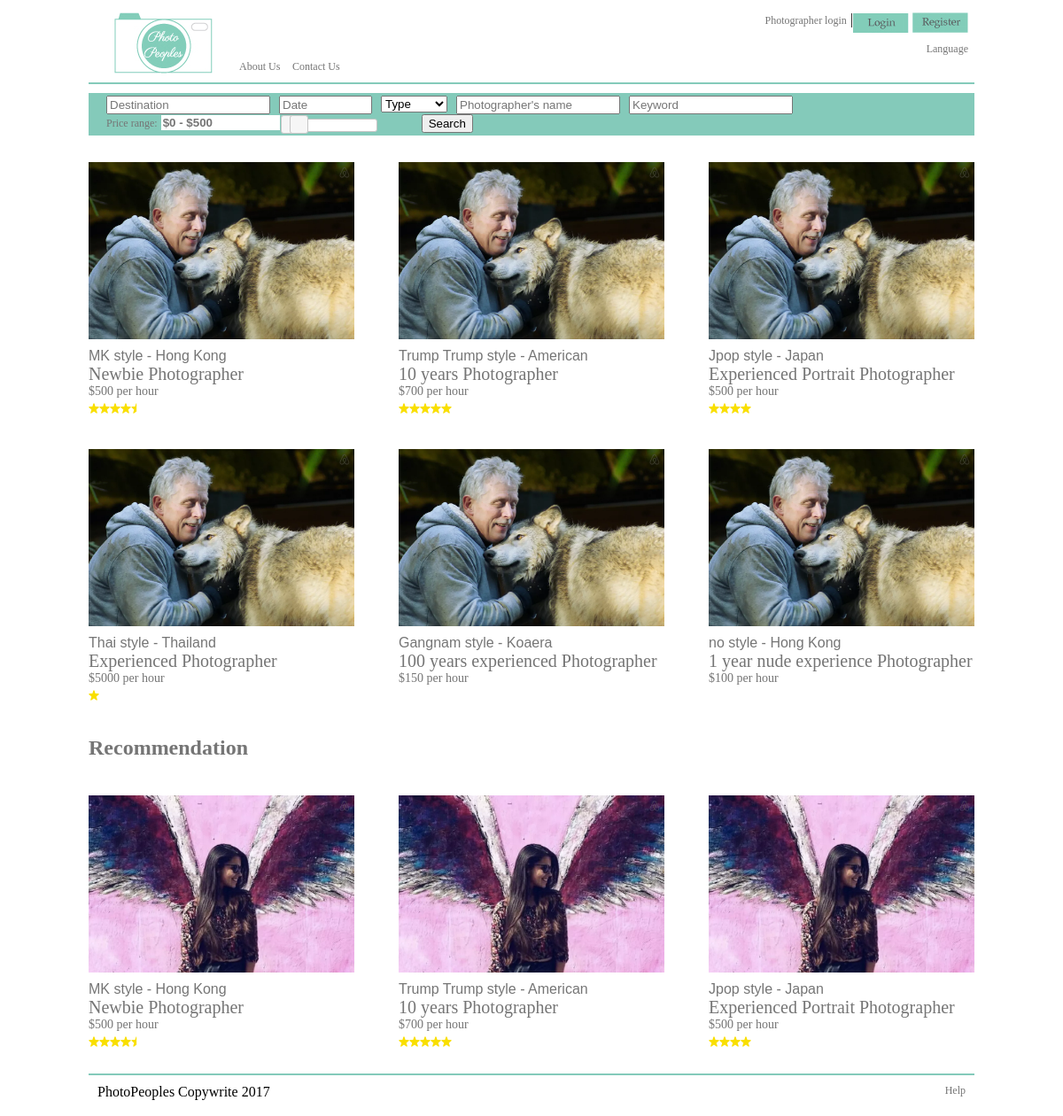
The page /v2/search.php on the database its author committed.
### tables this page shows
CREATE TABLE "photographer" (
  "pho_id" integer PRIMARY KEY,
  "name" text,
  "profile_pic" text,
  "gender" varchar(1),
  "language" varchar(50),
  "location" varchar(50),
  "aboutme" text,
  "category" varchar(50),
  "nationalty" varchar(50),
  "experience" varchar(50),
  "style" varchar(50),
  "contact_email" varchar(50),
  "contact_number" varcgar(50),
  "min_booking" varchar(50),
  "reg_date" datetime,
  "last_mod_date" datetime,
  "password" varchar(50)
);

CREATE TABLE price (
	price_id INTEGER PRIMARY KEY,
	pho_id INTEGER,
	price_type INTEGER,
	price INTEGER
);

### v2/search.php (the view, shortened to what this page needs)
<html>
<head>
<?php include 'price-range-js.php' ?>
	<link rel="stylesheet" href="css/style.css?v=<?php echo time(); ?>">
</head>
<body>
	<div id="container">
		<div id="mainContainer">
			<div id="header">
			<?php include 'header.php' ?>
			</div>
			<div id="searchBarContainer">
				<?php include 'searchbar.php' ?>
			</div>
			<div id="mainContent">
<?php
$db = new PDO('sqlite:db/photopeoples.sqlite');
$db->setAttribute(PDO::ATTR_ERRMODE, PDO::ERRMODE_EXCEPTION);
$query = "select pho_id, name, nationalty, experience, style from PHOTOGRAPHER ";
$stmt = $db->prepare($query);
$stmt->execute();
$result = $stmt->fetchAll();
$count =0;
foreach($result as $row) {
  $count++;
  $query2 = "select AVG(rating), COUNT(rating) from review where pho_id= ".$row['pho_id'];
  $stmt2 = $db->prepare($query2);
	$stmt2->execute();
	$result2 = $stmt2->fetchAll();
	foreach($result2 as $row2) {
	$query3 = "select price from price where price_type=1 and pho_id= ".$row['pho_id'];
  $stmt3 = $db->prepare($query3);
	$stmt3->execute();
	$result3 = $stmt3->fetchAll();
	foreach($result3 as $row3) {
		$hourrate=$row3['price'];
	}
?>
				<a class="event_href" href="event_details.php?pho_id=<?php echo $row['pho_id']?>">
				<?php if ($count%3==0){ ?>
				<div class="event event_left">
				<?php }else{?>
					<div class="event">
				<?php }?>
						<img src="images/temp1.jpg"><br />
						<span class="heading_city"><?php echo $row['style']?> - <?php echo $row['nationalty']?></span><br />
						<span class="heading_subject"><?php echo $row['experience']; ?></span><br />
						<span class="heading_price">$<?php echo $hourrate ;?> per hour</span><br />
						<div class="rating rating4">
						</div>
					</div>
				</a>
<?php
	}
}
?>
<h2>Recommendation</h2>
<?php
$query = "select pho_id, name, nationalty, experience, style from PHOTOGRAPHER limit 3";
$stmt = $db->prepare($query);
$stmt->execute();
$result = $stmt->fetchAll();
$count =0;
foreach($result as $row) {
  $count++;
  $query2 = "select AVG(rating), COUNT(rating) from review where pho_id= ".$row['pho_id'];
  $stmt2 = $db->prepare($query2);
	$stmt2->execute();
	$result2 = $stmt2->fetchAll();
	foreach($result2 as $row2) {
	$query3 = "select price from price where price_type=1 and pho_id= ".$row['pho_id'];
  $stmt3 = $db->prepare($query3);
	$stmt3->execute();
	$result3 = $stmt3->fetchAll();
	foreach($result3 as $row3) {
		$hourrate=$row3['price'];
	}
?>
				<a class="event_href" href="event_details.php?pho_id=<?php echo $row['pho_id']?>">
				<?php if ($count%3==0){ ?>
				<div class="event event_left">
				<?php }else{?>
					<div class="event">
				<?php }?>
						<img src="images/temp2.jpg"><br />
						<span class="heading_city"><?php echo $row['style']?> - <?php echo $row['nationalty']?></span><br />
						<span class="heading_subject"><?php echo $row['experience']; ?></span><br />
						<span class="heading_price">$<?php echo $hourrate ;?> per hour</span><br />
						<div class="rating rating4">
						</div>
					</div>
				</a>
<?php
	}
}
?>
			</div>
			<div id="footer">
				PhotoPeoples Copywrite 2017
				<a href="#" style="float:right">Help</a>
			</div>
</body>
</html>

### v2/css/style.css (style rules this page uses)
a { font-size:12px;color:#757575;text-decoration:none; }
#mainContainer { margin-left:auto; margin-right:auto; width:1000px; }
#footer { border-top:2px solid #84CABA; padding:10px; }
#header { border-bottom:2px solid #84CABA; }
#searchBarContainer { margin-top:10px; background-color:#84CABA; padding-top:3px; padding-bottom:3px; padding-left:20px; }
#mainContent { padding:10px 0 10px 0; height:auto; color:#757575; min-height:450px; }
#mainContent .event { float:left;display:block;margin-right:50px;margin-bottom:20px;margin-top:20px; }
#mainContent .event_left { margin-right:0px; }
#mainContent .event img { width:300px;margin-bottom:10px; }
#mainContent .event .heading_city { font-size:16px;font-family:Arial; }
#mainContent .event .heading_subject { font-size:20px; }
#mainContent .event .heading_price { font-size: 14px; }
#mainContent .event .rating { margin-top:5px; }
#mainContent .event .rating svg { float:left;color:#f9df00; }

### rows shown on the page
photographer: style "MK style", nationalty "Hong Kong", experience "Newbie Photographer", price.price "500"
photographer: style "Trump Trump style", nationalty "American", experience "10 years Photographer", price.price "700"
photographer: style "Jpop style", nationalty "Japan", experience "Experienced Portrait Photographer"
price: price "500"
photographer: style "Thai style", nationalty "Thailand", experience "Experienced Photographer", price.price "5000"
photographer: style "Gangnam style", nationalty "Koaera", experience "100 years experienced Photographer", price.price "150"
photographer: style "no style", nationalty "Hong Kong", experience "1 year nude experience Photographer", price.price "100"
price: price "700"
